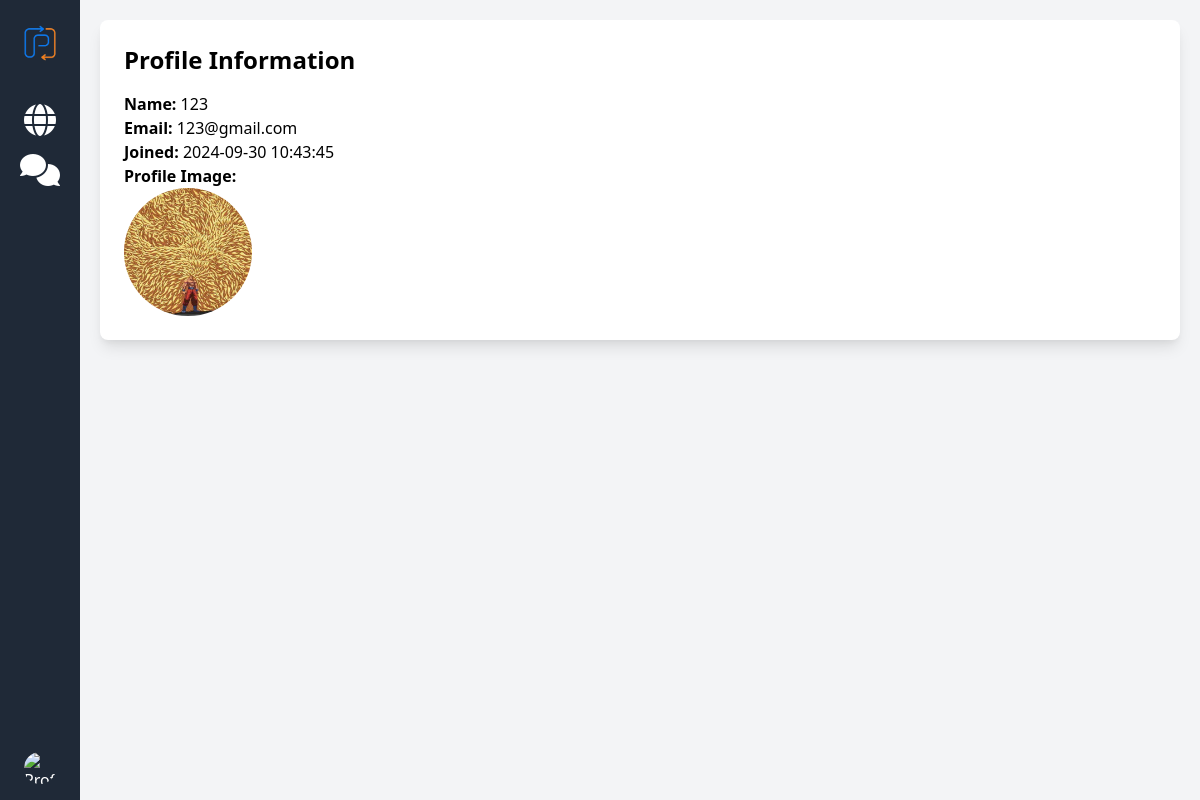
Page /profilePage.php (signed in) on the committed database.
### tables this page shows
CREATE TABLE `users` (
  `id` int(11) NOT NULL,
  `username` varchar(50) NOT NULL,
  `password` varchar(255) NOT NULL,
  `profile_image` varchar(255) DEFAULT NULL,
  `created_at` timestamp NOT NULL DEFAULT current_timestamp(),
  `email` varchar(255) NOT NULL,
  `status` enum('active','inactive','suspended') DEFAULT 'active',
  `subscription_level` int(11) DEFAULT 0
);

### profilePage.php (the view, shortened to what this page needs)
<?php
include 'config.php';
$user_id = $_SESSION['user_id'];
$query = "SELECT * FROM users WHERE id = ?";
$stmt = $conn->prepare($query);
$stmt->bind_param("i", $user_id);
$stmt->execute();
$result = $stmt->get_result();
$user = $result->fetch_assoc();
?>
<!DOCTYPE html>
<html lang="en">
<head>
    <link href="https://cdn.jsdelivr.net/npm/tailwindcss@2.2.19/dist/tailwind.min.css" rel="stylesheet">
    <link rel="stylesheet" href="https://cdnjs.cloudflare.com/ajax/libs/font-awesome/6.0.0-beta3/css/all.min.css">
</head>
<body class="bg-gray-100 h-screen flex flex-col">
    <div class="fixed top-0 left-0 h-full w-20 bg-gray-800 text-white z-50 flex flex-col items-center">
        <a href="indexTimeline.php"><img src="../login/ps.png" alt="Peerync Logo" class="h-20 w-20 mb-4"></a>
        <a href="exploreBubble.php" class="w-full py-2 text-center hover:bg-blue-400">
            <i class="fas fa-globe fa-2x"></i>
        </a>
        <a href="indexBubble.php" class="w-full py-2 text-center hover:bg-blue-400">
            <i class="fas fa-comments fa-2x"></i>
        </a>
        <div class="relative mt-auto mb-4">
            <img src="path/to/profile_image.jpg" alt="Profile Image" class="w-8 h-8 rounded-full cursor-pointer" id="profileImage">
        </div>
    </div>
    <div class="ml-20 flex-grow p-5">
        <div class="bg-white p-6 rounded-lg shadow-lg">
            <h2 class="text-2xl font-bold mb-4">Profile Information</h2>
            <p><strong>Name:</strong> <?php echo htmlspecialchars($user['username']); ?></p>
            <p><strong>Email:</strong> <?php echo htmlspecialchars($user['email']); ?></p>
            <p><strong>Joined:</strong> <?php echo htmlspecialchars($user['created_at']); ?></p>
            <p><strong>Profile Image:</strong></p>
            <img src="<?php echo htmlspecialchars($user['profile_image']); ?>" alt="Profile Image" class="w-32 h-32 rounded-full">
        </div>
    </div>
</body>
</html>

### rows in the picture
users: username "123", email "123@gmail.com", created_at "2024-09-30 10:43:45", profile_image (picture)
